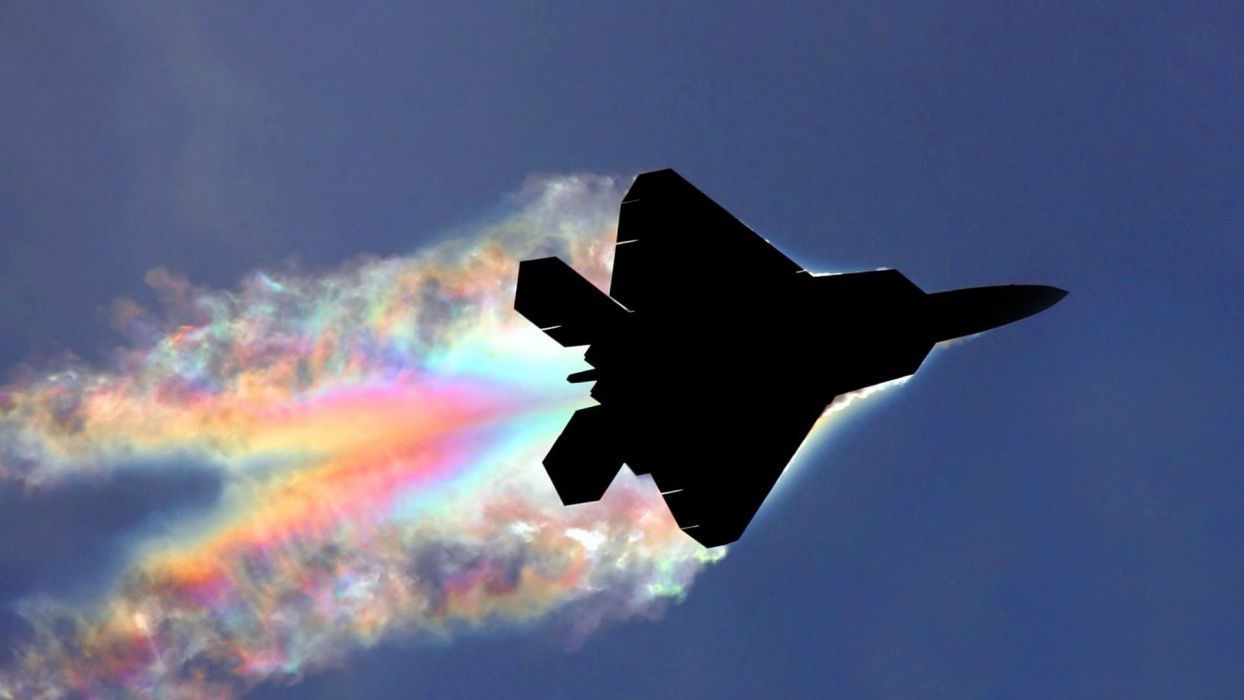
#> input picture F22.jpg, 1244 x 700 px
$ python 'Opencv Thresholding.py'
#> lines starting #> are read from the running program, lines starting #| are printed output that depends on the picture; after the words box and inside, x2 and y2 are one past the last pixel; in counts of white or black regions, pixels touching at a corner belong together
import cv2, numpy as np,os
from matplotlib import pyplot as plt
#os.chdir("C:/Users/asus/Desktop/Fotoğraf İşlemleri")
img=cv2.imread("F22.jpg",0)
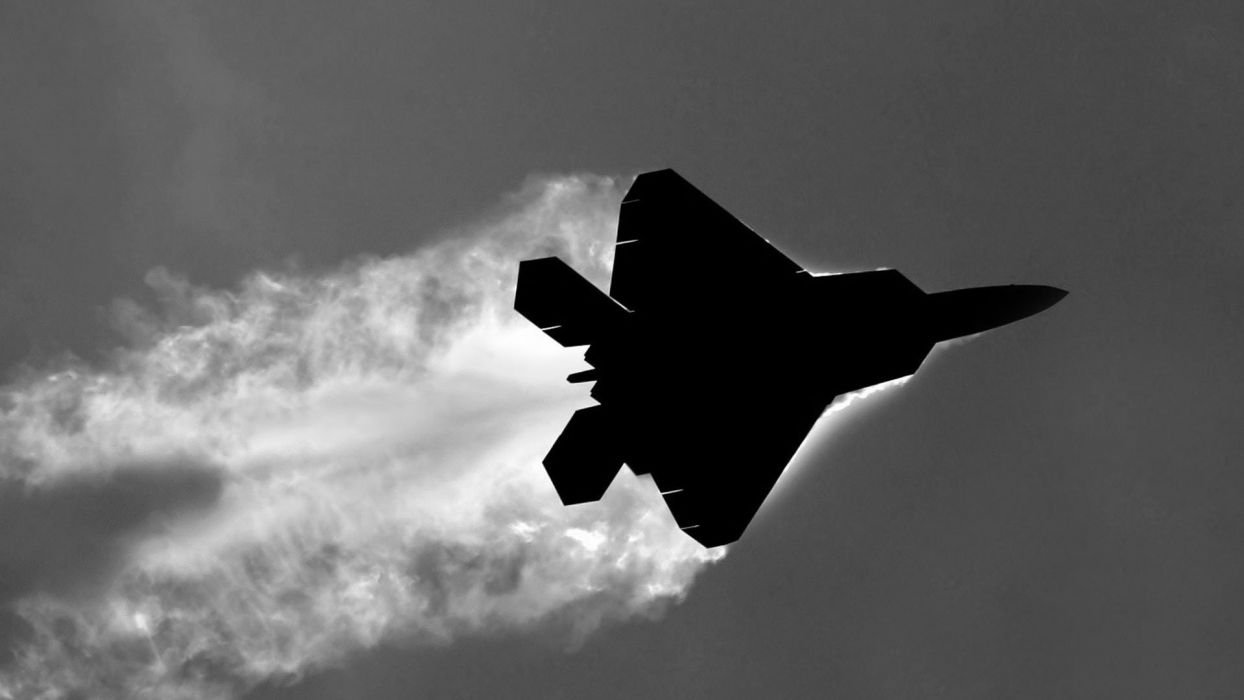
#> img: shape (700, 1244); min 0, max 255, mean 96.4
ret,th1=cv2.threshold(img,150,255,cv2.THRESH_BINARY)
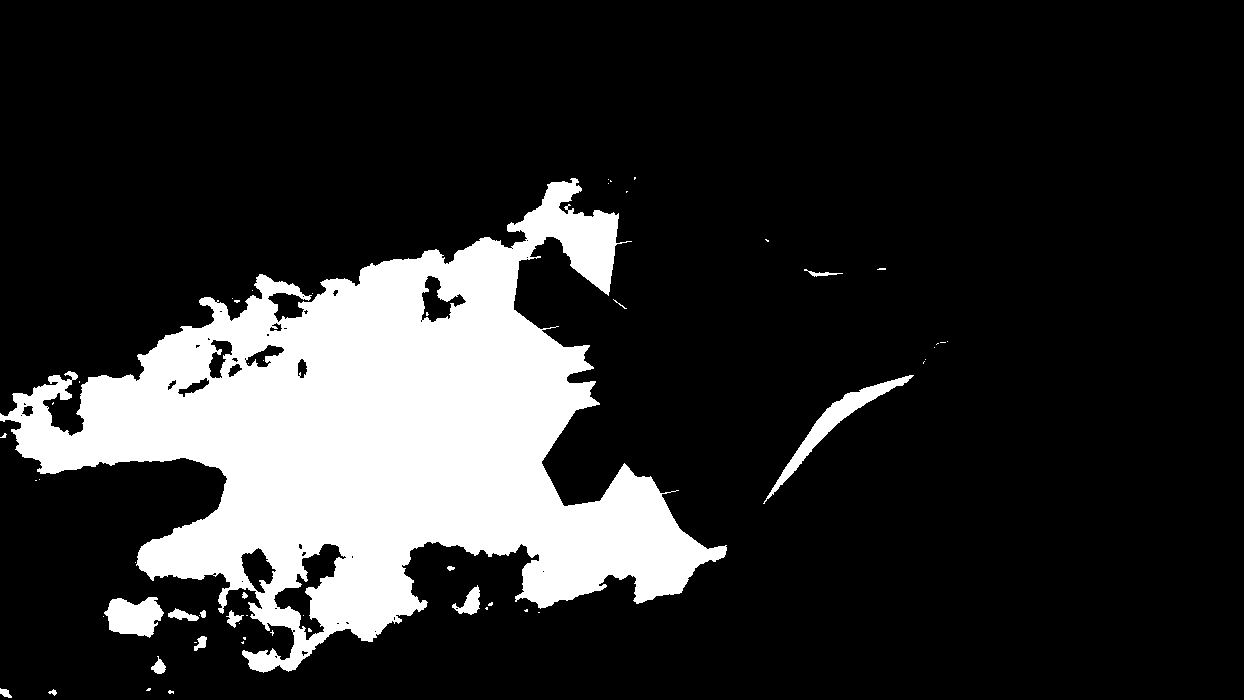
#> th1: shape (700, 1244); 17.6% white; 57 white regions (42 under 20 px), largest, box (x1, y1, x2, y2) and area: (0, 178, 727, 673) 147642, (763, 375, 914, 504) 2311, (104, 597, 164, 638) 1699
th2=cv2.adaptiveThreshold(img,255,cv2.ADAPTIVE_THRESH_MEAN_C,cv2.THRESH_BINARY,21,2)
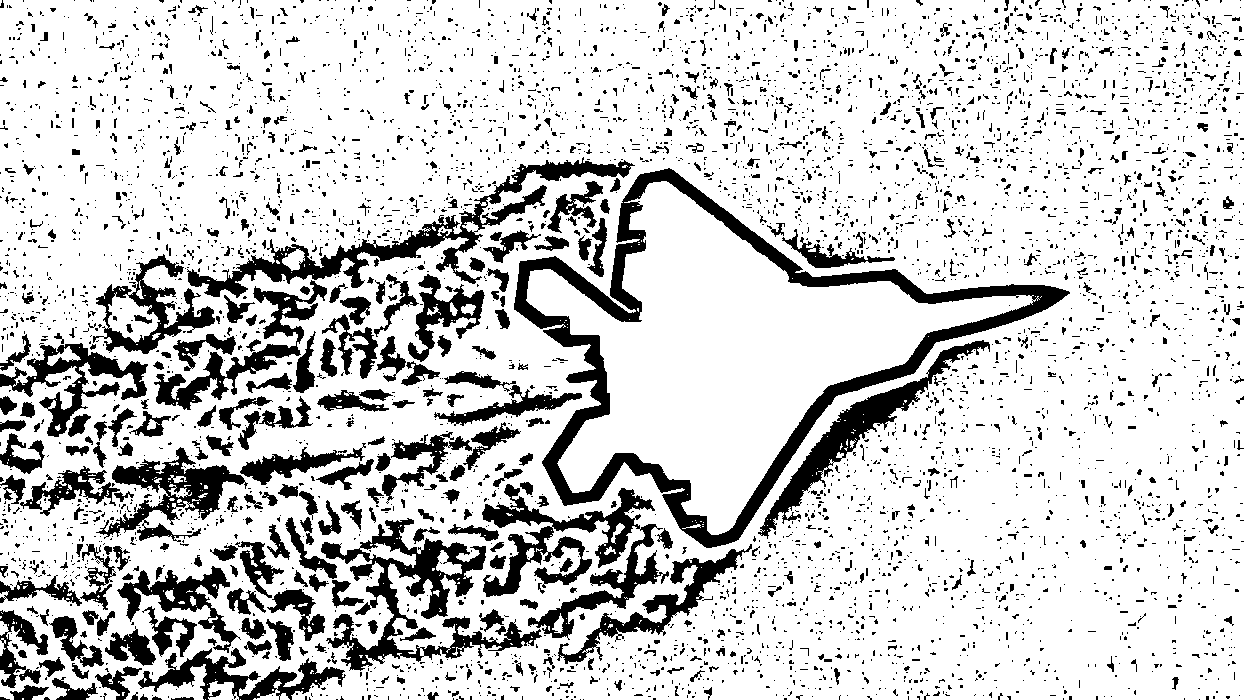
#> th2: shape (700, 1244); 81.2% white; 4875 black regions (4294 under 20 px), largest, box (x1, y1, x2, y2) and area: (514, 168, 1070, 548) 22009, (321, 518, 542, 671) 8826, (482, 484, 669, 640) 8757
th3=cv2.adaptiveThreshold(img,255,cv2.ADAPTIVE_THRESH_GAUSSIAN_C,cv2.THRESH_BINARY,21,2)
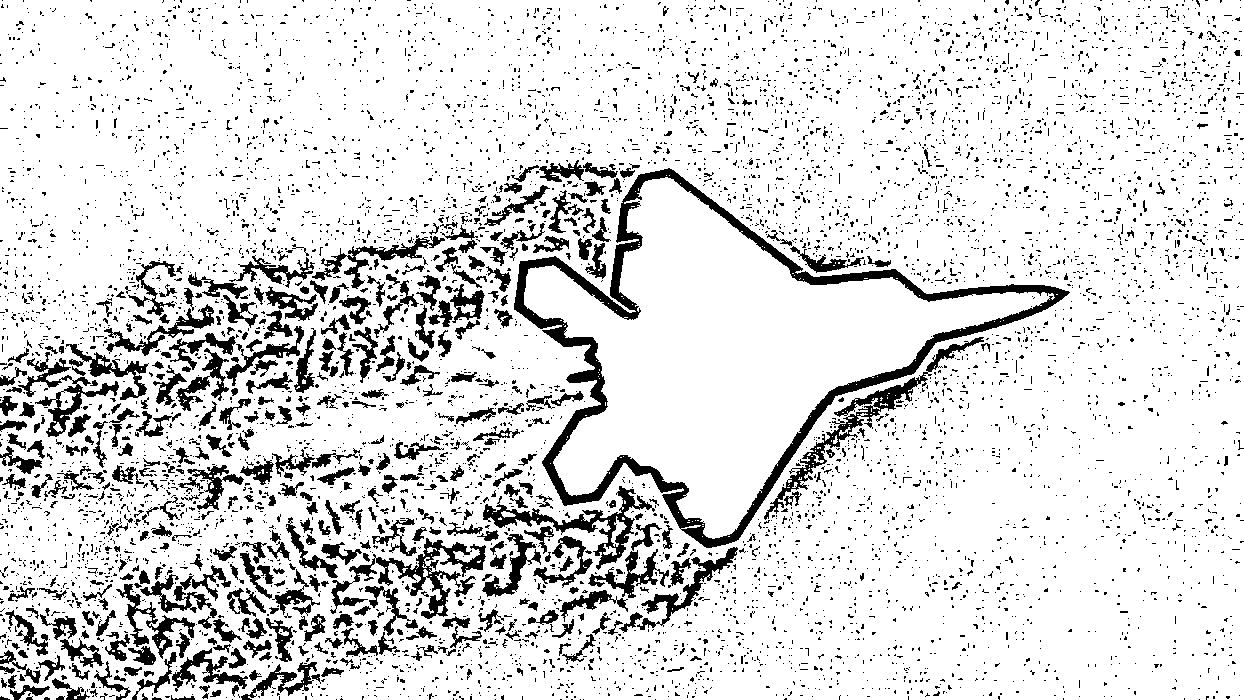
#> th3: shape (700, 1244); 86.3% white; 6540 black regions (6029 under 20 px), largest, box (x1, y1, x2, y2) and area: (514, 168, 1070, 548) 15484, (330, 538, 486, 619) 2954, (764, 337, 984, 520) 2876
#cv2.imshow("F22",img)
cv2.imshow("F22_1",th1)
cv2.imshow("F22_2",th2)
cv2.imshow("F22_3",th3)
cv2.waitKey(0)
